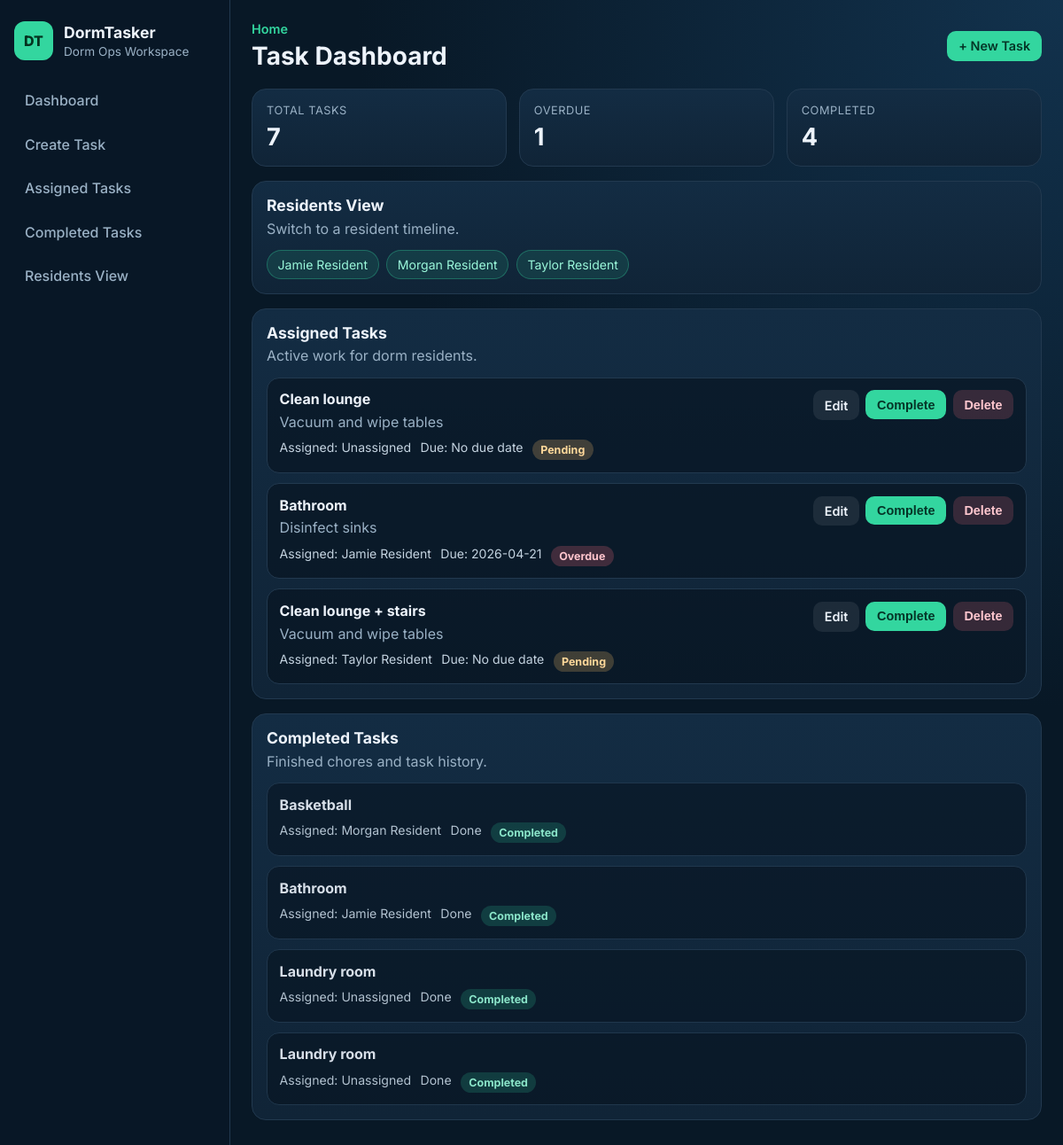
Page /chores on the committed database.
### tables this page shows
CREATE TABLE users (
            id INTEGER PRIMARY KEY AUTOINCREMENT,
            name TEXT NOT NULL,
            role TEXT NOT NULL CHECK (role IN ('RA', 'Resident'))
        );

CREATE TABLE chores (
            id INTEGER PRIMARY KEY AUTOINCREMENT,
            title TEXT NOT NULL,
            description TEXT,
            due_date TEXT,
            status TEXT
        );

CREATE TABLE assignments (
            id INTEGER PRIMARY KEY AUTOINCREMENT,
            chore_id INTEGER NOT NULL,
            resident_id INTEGER NOT NULL,
            assigned_by INTEGER NOT NULL,
            FOREIGN KEY (chore_id) REFERENCES chores (id) ON DELETE CASCADE,
            FOREIGN KEY (resident_id) REFERENCES users (id),
            FOREIGN KEY (assigned_by) REFERENCES users (id)
        );

### app.py (the view)
@app.route("/chores")
def chores():
    chore_list = service.get_chores()
    residents = service.get_residents()
    overdue_count = sum(1 for _ in service.overdue_chores(chore_list))
    return render_template(
        "dashboard.html",
        chores=chore_list,
        residents=residents,
        overdue_count=overdue_count,
    )

### database.py (called while the page is built)
def get_db_connection():
    conn = sqlite3.connect(DB_PATH)
    conn.row_factory = sqlite3.Row
    return conn

### models.py (called while the page is built)
    def is_overdue(self):
        if not self.due_date or self.status == "Completed":
            return False
        due = datetime.strptime(self.due_date, "%Y-%m-%d").date()
        return due < date.today()

### services.py (called while the page is built)
    @staticmethod
    def _map_chore(row) -> Chore:
        return Chore(
            id=row["id"],
            title=row["title"],
            description=row["description"] or "",
            due_date=row["due_date"],
            status=row["status"],
        )

    def get_residents(self) -> List[Dict]:
        conn = get_db_connection()
        rows = conn.execute(
            "SELECT id, name, role FROM users WHERE role = 'Resident' ORDER BY name"
        ).fetchall()
        conn.close()
        return [dict(row) for row in rows]

    def overdue_chores(self, chores: Iterable[Dict]):
        for chore in chores:
            due_date = chore.get("due_date")
            if not due_date or chore.get("status") == "Completed":
                continue
            if datetime.strptime(due_date, "%Y-%m-%d").date() < date.today():
                yield chore

### templates/dashboard.html (shortened to what this page needs)
{% extends "base.html" %}
{% block page_title %}Task Dashboard{% endblock %}
{% block content %}
    <section class="dashboard-grid">
        <article class="stat-card">
            <p class="stat-label">Total Tasks</p>
            <h3>{{ chores|length }}</h3>
        </article>
        <article class="stat-card">
            <p class="stat-label">Overdue</p>
            <h3>{{ overdue_count }}</h3>
        </article>
        <article class="stat-card">
            <p class="stat-label">Completed</p>
            <h3>{{ chores|selectattr("status", "equalto", "Completed")|list|length }}</h3>
        </article>
    </section>
    <section class="card-panel" id="residents">
        <div class="panel-head">
            <h3>Residents View</h3>
            <p>Switch to a resident timeline.</p>
        </div>
        <div class="chip-row">
            {% for resident in residents %}
                <a class="chip" href="{{ url_for('resident_chores', resident_id=resident.id) }}">{{ resident.name }}</a>
            {% endfor %}
        </div>
    </section>
    <section class="card-panel" id="assigned">
        <div class="panel-head">
            <h3>Assigned Tasks</h3>
            <p>Active work for dorm residents.</p>
        </div>
        {% if chores %}
            <div class="task-list">
                {% for chore in chores if chore.status != "Completed" %}
                    <article class="task-item">
                        <div class="task-main">
                            <h4>{{ chore.title }}</h4>
                            <p>{{ chore.description or "No details provided." }}</p>
                            <div class="meta-row">
                                <span>Assigned: {{ chore.resident_name or "Unassigned" }}</span>
                                <span>Due: {{ chore.due_date or "No due date" }}</span>
                                <span class="badge badge-{{ chore.status|lower }}">{{ chore.status }}</span>
                            </div>
                        </div>
                        <div class="task-actions">
                            <a class="btn btn-soft" href="{{ url_for('edit_chore', chore_id=chore.id) }}">Edit</a>
                            <form method="post" action="{{ url_for('complete_chore', chore_id=chore.id) }}">
                                <button class="btn btn-primary" type="submit">Complete</button>
                            </form>
                            <form method="post" action="{{ url_for('delete_chore', chore_id=chore.id) }}">
                                <button class="btn btn-danger" type="submit">Delete</button>
                            </form>
                        </div>
                    </article>
                {% endfor %}
            </div>
        {% else %}
            <p class="empty-state">No tasks yet. Create your first task to get started.</p>
        {% endif %}
    </section>
    <section class="card-panel" id="completed">
        <div class="panel-head">
            <h3>Completed Tasks</h3>
            <p>Finished chores and task history.</p>
        </div>
        <div class="task-list">
            {% for chore in chores if chore.status == "Completed" %}
                <article class="task-item task-item-complete">
                    <div class="task-main">
                        <h4>{{ chore.title }}</h4>
                        <div class="meta-row">
                            <span>Assigned: {{ chore.resident_name or "Unassigned" }}</span>
                            <span>Done</span>
                            <span class="badge badge-completed">Completed</span>
                        </div>
                    </div>
                </article>
            {% else %}
                <p class="empty-state">No completed tasks yet.</p>
            {% endfor %}
        </div>
    </section>
{% endblock %}

### static/style.css (style rules this page uses)
:root { --bg: #081826; --bg-soft: #0f2335; --panel: #102437; --panel-alt: #132c43; --text: #edf3fb; --muted: #9ab1c5; --line: #22394f; --accent: #33d69f; --accent-dark: #27b987; --danger: #ff6f7f; --warning: #ffc56f; }
* { box-sizing: border-box; }
body { margin: 0; font-family: "Inter", sans-serif; background: radial-gradient(circle at top right, #12324d 0%, var(--bg) 45%); color: var(--text); }
a { color: inherit; }
.dashboard-grid { display: grid; grid-template-columns: repeat(3, minmax(0, 1fr)); gap: 0.85rem; margin-bottom: 1rem; }
.stat-card, .card-panel { background: linear-gradient(180deg, var(--panel-alt) 0%, var(--panel) 100%); border: 1px solid var(--line); border-radius: 16px; padding: 1rem; }
.stat-label { margin: 0; color: var(--muted); font-size: 0.8rem; text-transform: uppercase; letter-spacing: 0.04em; }
.stat-card h3 { margin: 0.4rem 0 0; font-size: 1.7rem; }
.card-panel { margin-bottom: 1rem; }
.panel-head h3 { margin: 0; font-size: 1.1rem; }
.panel-head p { color: var(--muted); margin: 0.35rem 0 0.9rem; }
.chip-row { display: flex; flex-wrap: wrap; gap: 0.55rem; }
.chip { display: inline-flex; text-decoration: none; background: rgba(51, 214, 159, 0.12); color: #9af7da; border: 1px solid rgba(51, 214, 159, 0.32); border-radius: 999px; padding: 0.42rem 0.72rem; font-size: 0.88rem; }
.task-list { display: grid; gap: 0.7rem; }
.task-item { border: 1px solid var(--line); border-radius: 14px; background: rgba(5, 18, 29, 0.6); padding: 0.85rem; display: flex; justify-content: space-between; gap: 1rem; }
.task-item-complete { opacity: 0.9; }
.task-main h4 { margin: 0; }
.task-main p { margin: 0.35rem 0 0; color: var(--muted); }
.meta-row { display: flex; flex-wrap: wrap; gap: 0.65rem; margin-top: 0.65rem; color: #c4d3e0; font-size: 0.88rem; }
.task-actions { display: flex; gap: 0.45rem; align-items: flex-start; flex-wrap: wrap; }
.task-actions form { margin: 0; }
.btn { border: none; border-radius: 10px; padding: 0.52rem 0.8rem; font-size: 0.9rem; text-decoration: none; font-weight: 600; cursor: pointer; display: inline-flex; align-items: center; justify-content: center; }
.btn-primary { background: var(--accent); color: #053527; }
.btn-soft { background: rgba(255, 255, 255, 0.08); color: var(--text); }
.btn-danger { background: rgba(255, 111, 127, 0.18); color: #ffc7cf; }
.badge { border-radius: 999px; padding: 0.25rem 0.58rem; font-size: 0.78rem; font-weight: 700; }
.badge-pending { background: rgba(255, 197, 111, 0.22); color: #ffd89a; }
.badge-completed { background: rgba(51, 214, 159, 0.2); color: #98fad9; }
.badge-overdue { background: rgba(255, 111, 127, 0.22); color: #ffc5cd; }

### rows in the picture
users: name "Jamie Resident"
users: name "Morgan Resident"
users: name "Taylor Resident"
chores: title "Clean lounge", description "Vacuum and wipe tables", resident_name "Unassigned", due_date "No due date", status "Pending"
assignments: title "Bathroom", description "Disinfect sinks", name "Jamie Resident", due_date "2026-04-21", status "Overdue"
assignments: title "Clean lounge + stairs", description "Vacuum and wipe tables", name "Taylor Resident", due_date "No due date", status "Pending"
assignments: title "Basketball", name "Morgan Resident"
assignments: title "Bathroom", name "Jamie Resident"
chores: title "Laundry room", resident_name "Unassigned"
chores: title "Laundry room", resident_name "Unassigned"

### other values in the picture
{{ chores|length }} "7"
{{ overdue_count }} "1"
{{ chores|selectattr("status", "equalto", "Completed")|list|length }} "4"
